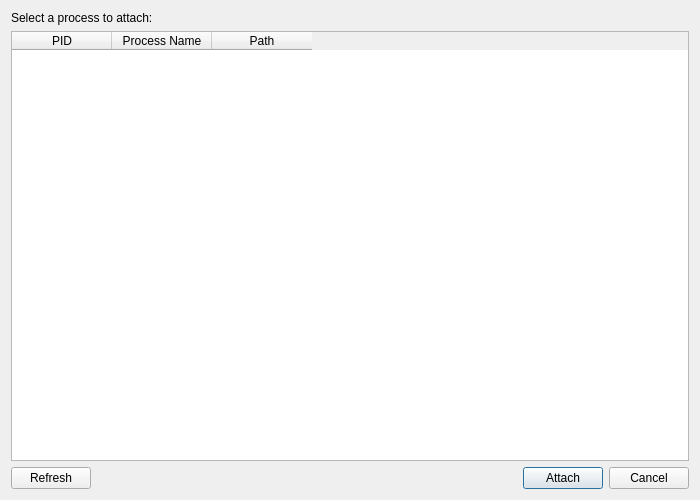
<?xml version="1.0" encoding="UTF-8"?>
<ui version="4.0">
 <class>ProcessPicker</class>
 <widget class="QDialog" name="ProcessPicker">
  <property name="geometry">
   <rect>
    <x>0</x>
    <y>0</y>
    <width>700</width>
    <height>500</height>
   </rect>
  </property>
  <property name="sizePolicy">
   <sizepolicy hsizetype="MinimumExpanding" vsizetype="MinimumExpanding">
    <horstretch>0</horstretch>
    <verstretch>0</verstretch>
   </sizepolicy>
  </property>
  <property name="windowTitle">
   <string>Attach to Process</string>
  </property>
  <layout class="QVBoxLayout" name="verticalLayout">
   <item>
    <widget class="QLabel" name="label">
     <property name="text">
      <string>Select a process to attach:</string>
     </property>
    </widget>
   </item>
   <item>
    <widget class="QTableWidget" name="processTable">
     <property name="editTriggers">
      <set>QAbstractItemView::EditTrigger::NoEditTriggers</set>
     </property>
     <property name="selectionMode">
      <enum>QAbstractItemView::SelectionMode::SingleSelection</enum>
     </property>
     <property name="selectionBehavior">
      <enum>QAbstractItemView::SelectionBehavior::SelectRows</enum>
     </property>
     <property name="sortingEnabled">
      <bool>true</bool>
     </property>
     <attribute name="verticalHeaderVisible">
      <bool>false</bool>
     </attribute>
     <column>
      <property name="text">
       <string>PID</string>
      </property>
     </column>
     <column>
      <property name="text">
       <string>Process Name</string>
      </property>
     </column>
     <column>
      <property name="text">
       <string>Path</string>
      </property>
     </column>
    </widget>
   </item>
   <item>
    <layout class="QHBoxLayout" name="horizontalLayout">
     <item>
      <widget class="QPushButton" name="refreshButton">
       <property name="text">
        <string>Refresh</string>
       </property>
      </widget>
     </item>
     <item>
      <spacer name="horizontalSpacer">
       <property name="orientation">
        <enum>Qt::Orientation::Horizontal</enum>
       </property>
       <property name="sizeHint" stdset="0">
        <size>
         <width>40</width>
         <height>20</height>
        </size>
       </property>
      </spacer>
     </item>
     <item>
      <widget class="QPushButton" name="attachButton">
       <property name="text">
        <string>Attach</string>
       </property>
       <property name="default">
        <bool>true</bool>
       </property>
      </widget>
     </item>
     <item>
      <widget class="QPushButton" name="cancelButton">
       <property name="text">
        <string>Cancel</string>
       </property>
      </widget>
     </item>
    </layout>
   </item>
  </layout>
 </widget>
 <resources/>
 <connections>
  <connection>
   <sender>attachButton</sender>
   <signal>clicked()</signal>
   <receiver>ProcessPicker</receiver>
   <slot>accept()</slot>
   <hints>
    <hint type="sourcelabel">
     <x>600</x>
     <y>470</y>
    </hint>
    <hint type="destinationlabel">
     <x>350</x>
     <y>250</y>
    </hint>
   </hints>
  </connection>
  <connection>
   <sender>cancelButton</sender>
   <signal>clicked()</signal>
   <receiver>ProcessPicker</receiver>
   <slot>reject()</slot>
   <hints>
    <hint type="sourcelabel">
     <x>650</x>
     <y>470</y>
    </hint>
    <hint type="destinationlabel">
     <x>350</x>
     <y>250</y>
    </hint>
   </hints>
  </connection>
 </connections>
</ui>
